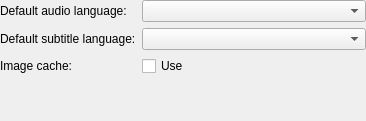
<?xml version="1.0" encoding="UTF-8"?>
<ui version="4.0">
 <class>VideoConfig</class>
 <widget class="QWidget" name="VideoConfig">
  <property name="geometry">
   <rect>
    <x>0</x>
    <y>0</y>
    <width>366</width>
    <height>121</height>
   </rect>
  </property>
  <property name="windowTitle">
   <string>Configure Video Plugin</string>
  </property>
  <layout class="QFormLayout" name="formLayout">
   <property name="margin">
    <number>0</number>
   </property>
   <item row="0" column="0">
    <widget class="QLabel" name="defaultAudioLanguageLabel">
     <property name="text">
      <string>Default audio language:</string>
     </property>
     <property name="wordWrap">
      <bool>false</bool>
     </property>
     <property name="buddy">
      <cstring>kcfg_DefaultAudioLanguage</cstring>
     </property>
    </widget>
   </item>
   <item row="0" column="1">
    <widget class="KMFLanguageComboBox" name="kcfg_DefaultAudioLanguage"/>
   </item>
   <item row="1" column="0">
    <widget class="QLabel" name="defaultSubtitleLanguageLabel">
     <property name="text">
      <string>Default subtitle language:</string>
     </property>
     <property name="wordWrap">
      <bool>false</bool>
     </property>
     <property name="buddy">
      <cstring>kcfg_DefaultSubtitleLanguage</cstring>
     </property>
    </widget>
   </item>
   <item row="1" column="1">
    <widget class="KMFLanguageComboBox" name="kcfg_DefaultSubtitleLanguage"/>
   </item>
   <item row="2" column="1">
    <widget class="QCheckBox" name="kcfg_UsePreviewCache">
     <property name="text">
      <string>Use</string>
     </property>
    </widget>
   </item>
   <item row="2" column="0">
    <widget class="QLabel" name="label">
     <property name="text">
      <string>Image cache:</string>
     </property>
    </widget>
   </item>
  </layout>
 </widget>
 <layoutdefault spacing="6" margin="11"/>
 <layoutfunction spacing="KDialog::spacingHint" margin="KDialog::marginHint"/>
 <pixmapfunction>qPixmapFromMimeSource</pixmapfunction>
 <customwidgets>
  <customwidget>
   <class>KComboBox</class>
   <extends>QComboBox</extends>
   <header>kcombobox.h</header>
  </customwidget>
  <customwidget>
   <class>KMFLanguageComboBox</class>
   <extends>KComboBox</extends>
   <header>kmflanguagewidgets.h</header>
  </customwidget>
 </customwidgets>
 <resources/>
 <connections/>
</ui>
